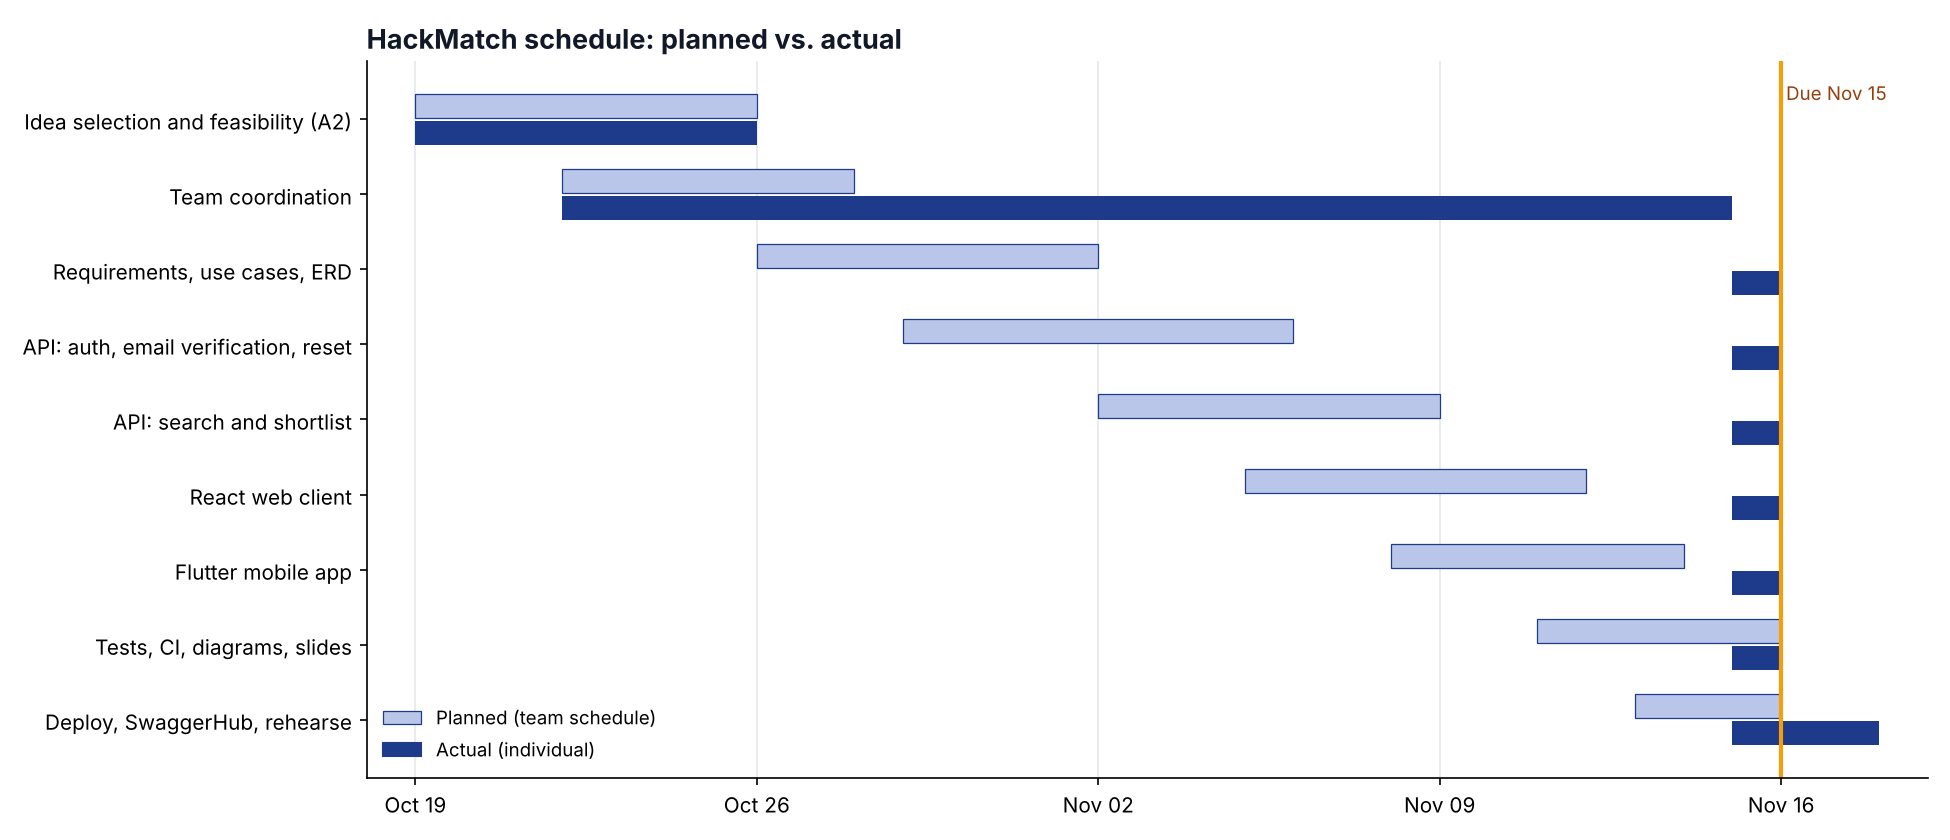

Python code for this plot:
"""Draws docs/planning/gantt.png: planned vs. actual schedule."""
from datetime import date, timedelta
from pathlib import Path

import matplotlib
matplotlib.use("Agg")
import matplotlib.dates as mdates
import matplotlib.pyplot as plt

BRAND = "#1E3A8A"
PLAN = "#B9C6EA"
ACCENT = "#F59E0B"

# (task, planned start, planned end, actual start, actual end)
TASKS = [
    ("Idea selection and feasibility (A2)", date(2026, 10, 19), date(2026, 10, 25), date(2026, 10, 19), date(2026, 10, 25)),
    ("Team coordination", date(2026, 10, 22), date(2026, 10, 27), date(2026, 10, 22), date(2026, 11, 14)),
    ("Requirements, use cases, ERD", date(2026, 10, 26), date(2026, 11, 1), date(2026, 11, 15), date(2026, 11, 15)),
    ("API: auth, email verification, reset", date(2026, 10, 29), date(2026, 11, 5), date(2026, 11, 15), date(2026, 11, 15)),
    ("API: search and shortlist", date(2026, 11, 2), date(2026, 11, 8), date(2026, 11, 15), date(2026, 11, 15)),
    ("React web client", date(2026, 11, 5), date(2026, 11, 11), date(2026, 11, 15), date(2026, 11, 15)),
    ("Flutter mobile app", date(2026, 11, 8), date(2026, 11, 13), date(2026, 11, 15), date(2026, 11, 15)),
    ("Tests, CI, diagrams, slides", date(2026, 11, 11), date(2026, 11, 15), date(2026, 11, 15), date(2026, 11, 15)),
    ("Deploy, SwaggerHub, rehearse", date(2026, 11, 13), date(2026, 11, 15), date(2026, 11, 15), date(2026, 11, 17)),
]

fig, ax = plt.subplots(figsize=(13, 5.6), dpi=150)
one_day = timedelta(days=1)
for row, (name, ps, pe, as_, ae) in enumerate(TASKS):
    y = len(TASKS) - 1 - row
    ax.barh(y + 0.18, (pe - ps + one_day).days, left=mdates.date2num(ps), height=0.32, color=PLAN, edgecolor=BRAND, linewidth=0.6)
    ax.barh(y - 0.18, (ae - as_ + one_day).days, left=mdates.date2num(as_), height=0.32, color=BRAND)

ax.set_yticks(range(len(TASKS)))
ax.set_yticklabels([t[0] for t in reversed(TASKS)], fontsize=10)
ax.xaxis.set_major_locator(mdates.WeekdayLocator(byweekday=mdates.MO))
ax.xaxis.set_major_formatter(mdates.DateFormatter("%b %d"))
ax.set_xlim(mdates.date2num(date(2026, 10, 18)), mdates.date2num(date(2026, 11, 19)))
ax.axvline(mdates.date2num(date(2026, 11, 15)) + 1, color=ACCENT, linewidth=2)
ax.text(mdates.date2num(date(2026, 11, 15)) + 1.1, len(TASKS) - 0.5, "Due Nov 15", color="#92400E", fontsize=9, va="top")
ax.grid(axis="x", color="#E5E7EB")
ax.set_axisbelow(True)
for side in ("top", "right"):
    ax.spines[side].set_visible(False)
ax.legend(
    handles=[
        plt.Rectangle((0, 0), 1, 1, color=PLAN, ec=BRAND, lw=0.6, label="Planned (team schedule)"),
        plt.Rectangle((0, 0), 1, 1, color=BRAND, label="Actual (individual)"),
    ],
    loc="lower left",
    frameon=False,
    fontsize=9,
)
ax.set_title("HackMatch schedule: planned vs. actual", fontsize=13, fontweight="bold", loc="left", color="#111827")
fig.tight_layout()
fig.savefig(Path(__file__).with_name("gantt.png"))
